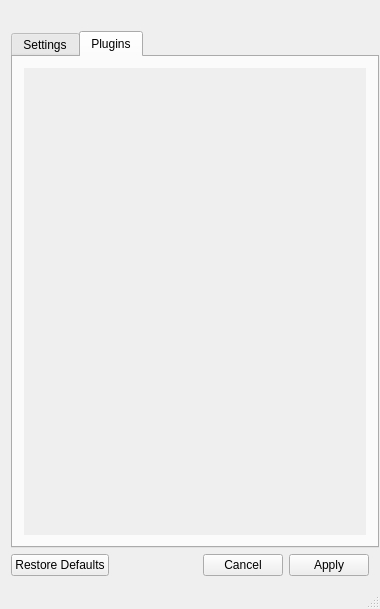
<?xml version="1.0" encoding="UTF-8"?>
<ui version="4.0">
 <class>main_window</class>
 <widget class="QMainWindow" name="main_window">
  <property name="enabled">
   <bool>true</bool>
  </property>
  <property name="geometry">
   <rect>
    <x>0</x>
    <y>0</y>
    <width>380</width>
    <height>609</height>
   </rect>
  </property>
  <property name="minimumSize">
   <size>
    <width>377</width>
    <height>0</height>
   </size>
  </property>
  <property name="windowTitle">
   <string>Yin &amp; Yang</string>
  </property>
  <property name="windowIcon">
   <iconset>
    <normaloff>:/icons/assets/yin-yang.svg</normaloff>:/icons/assets/yin-yang.svg</iconset>
  </property>
  <widget class="QWidget" name="central_widget">
   <layout class="QVBoxLayout" name="central_widget_layout">
    <item>
     <layout class="QHBoxLayout" name="logo_layout">
      <item alignment="Qt::AlignHCenter|Qt::AlignVCenter">
       <widget class="QLabel" name="logo">
        <property name="pixmap">
         <pixmap resource="../resources.qrc">:/icons/resources/icon.svg</pixmap>
        </property>
        <property name="scaledContents">
         <bool>true</bool>
        </property>
        <property name="alignment">
         <set>Qt::AlignCenter</set>
        </property>
       </widget>
      </item>
     </layout>
    </item>
    <item>
     <widget class="QTabWidget" name="tab_widget">
      <property name="minimumSize">
       <size>
        <width>368</width>
        <height>0</height>
       </size>
      </property>
      <property name="currentIndex">
       <number>1</number>
      </property>
      <widget class="QWidget" name="settings">
       <attribute name="title">
        <string>Settings</string>
       </attribute>
       <layout class="QVBoxLayout" name="settings_layout">
        <item>
         <widget class="QCheckBox" name="btn_enable">
          <property name="text">
           <string>Automatic theme switching</string>
          </property>
          <property name="checked">
           <bool>true</bool>
          </property>
         </widget>
        </item>
        <item>
         <widget class="QWidget" name="schedule_settings" native="true">
          <layout class="QVBoxLayout" name="schedule_settings_layout">
           <item>
            <widget class="Line" name="line_top">
             <property name="orientation">
              <enum>Qt::Horizontal</enum>
             </property>
            </widget>
           </item>
           <item>
            <widget class="QRadioButton" name="btn_schedule">
             <property name="text">
              <string>Custom Schedule</string>
             </property>
             <property name="checked">
              <bool>true</bool>
             </property>
            </widget>
           </item>
           <item>
            <widget class="QRadioButton" name="btn_sun">
             <property name="text">
              <string>Sunset to Sunrise</string>
             </property>
            </widget>
           </item>
           <item>
            <widget class="QFrame" name="time">
             <property name="sizePolicy">
              <sizepolicy hsizetype="Preferred" vsizetype="Preferred">
               <horstretch>0</horstretch>
               <verstretch>0</verstretch>
              </sizepolicy>
             </property>
             <layout class="QFormLayout" name="time_layout">
              <property name="labelAlignment">
               <set>Qt::AlignCenter</set>
              </property>
              <property name="leftMargin">
               <number>37</number>
              </property>
              <item row="0" column="0">
               <widget class="QLabel" name="label_light">
                <property name="text">
                 <string>Light:</string>
                </property>
                <property name="alignment">
                 <set>Qt::AlignRight|Qt::AlignTrailing|Qt::AlignVCenter</set>
                </property>
               </widget>
              </item>
              <item row="0" column="1">
               <widget class="QTimeEdit" name="inp_time_light">
                <property name="sizePolicy">
                 <sizepolicy hsizetype="Minimum" vsizetype="Minimum">
                  <horstretch>0</horstretch>
                  <verstretch>0</verstretch>
                 </sizepolicy>
                </property>
                <property name="minimumSize">
                 <size>
                  <width>88</width>
                  <height>0</height>
                 </size>
                </property>
                <property name="displayFormat">
                 <string>HH:mm</string>
                </property>
                <property name="time">
                 <time>
                  <hour>8</hour>
                  <minute>0</minute>
                  <second>0</second>
                 </time>
                </property>
               </widget>
              </item>
              <item row="1" column="0">
               <widget class="QLabel" name="label_dark">
                <property name="text">
                 <string>Dark:</string>
                </property>
                <property name="alignment">
                 <set>Qt::AlignRight|Qt::AlignTrailing|Qt::AlignVCenter</set>
                </property>
               </widget>
              </item>
              <item row="1" column="1">
               <widget class="QTimeEdit" name="inp_time_dark">
                <property name="sizePolicy">
                 <sizepolicy hsizetype="Minimum" vsizetype="Minimum">
                  <horstretch>0</horstretch>
                  <verstretch>0</verstretch>
                 </sizepolicy>
                </property>
                <property name="minimumSize">
                 <size>
                  <width>88</width>
                  <height>0</height>
                 </size>
                </property>
                <property name="displayFormat">
                 <string>HH:mm</string>
                </property>
                <property name="time">
                 <time>
                  <hour>20</hour>
                  <minute>0</minute>
                  <second>0</second>
                 </time>
                </property>
               </widget>
              </item>
             </layout>
            </widget>
           </item>
           <item>
            <widget class="QFrame" name="location">
             <layout class="QVBoxLayout" name="verticalLayout">
              <item>
               <widget class="QWidget" name="location_input" native="true">
                <layout class="QFormLayout" name="formLayout">
                 <item row="1" column="0">
                  <widget class="QLabel" name="label_longitude">
                   <property name="text">
                    <string>Longitude:</string>
                   </property>
                   <property name="alignment">
                    <set>Qt::AlignRight|Qt::AlignTrailing|Qt::AlignVCenter</set>
                   </property>
                  </widget>
                 </item>
                 <item row="1" column="1">
                  <widget class="QDoubleSpinBox" name="inp_longitude">
                   <property name="sizePolicy">
                    <sizepolicy hsizetype="Minimum" vsizetype="Fixed">
                     <horstretch>0</horstretch>
                     <verstretch>0</verstretch>
                    </sizepolicy>
                   </property>
                   <property name="minimumSize">
                    <size>
                     <width>88</width>
                     <height>0</height>
                    </size>
                   </property>
                   <property name="suffix">
                    <string>°</string>
                   </property>
                   <property name="minimum">
                    <double>-180.000000000000000</double>
                   </property>
                   <property name="maximum">
                    <double>180.000000000000000</double>
                   </property>
                  </widget>
                 </item>
                 <item row="0" column="0">
                  <widget class="QLabel" name="label_latitude">
                   <property name="text">
                    <string>Latitude:</string>
                   </property>
                   <property name="alignment">
                    <set>Qt::AlignRight|Qt::AlignTrailing|Qt::AlignVCenter</set>
                   </property>
                  </widget>
                 </item>
                 <item row="0" column="1">
                  <widget class="QDoubleSpinBox" name="inp_latitude">
                   <property name="sizePolicy">
                    <sizepolicy hsizetype="Minimum" vsizetype="Minimum">
                     <horstretch>0</horstretch>
                     <verstretch>0</verstretch>
                    </sizepolicy>
                   </property>
                   <property name="minimumSize">
                    <size>
                     <width>88</width>
                     <height>0</height>
                    </size>
                   </property>
                   <property name="suffix">
                    <string>°</string>
                   </property>
                   <property name="minimum">
                    <double>-90.000000000000000</double>
                   </property>
                   <property name="maximum">
                    <double>90.000000000000000</double>
                   </property>
                  </widget>
                 </item>
                </layout>
               </widget>
              </item>
              <item>
               <widget class="QCheckBox" name="btn_location">
                <property name="text">
                 <string>update automatically</string>
                </property>
               </widget>
              </item>
             </layout>
            </widget>
           </item>
           <item>
            <widget class="Line" name="line_bottom">
             <property name="orientation">
              <enum>Qt::Horizontal</enum>
             </property>
            </widget>
           </item>
          </layout>
         </widget>
        </item>
        <item>
         <widget class="QCheckBox" name="toggle_sound">
          <property name="text">
           <string>Make a sound when switching the theme</string>
          </property>
         </widget>
        </item>
        <item>
         <widget class="QCheckBox" name="toggle_notification">
          <property name="text">
           <string>Send a notification</string>
          </property>
         </widget>
        </item>
        <item>
         <spacer name="space_vertical">
          <property name="orientation">
           <enum>Qt::Vertical</enum>
          </property>
          <property name="sizeHint" stdset="0">
           <size>
            <width>20</width>
            <height>40</height>
           </size>
          </property>
         </spacer>
        </item>
       </layout>
      </widget>
      <widget class="QWidget" name="plugins">
       <attribute name="title">
        <string>Plugins</string>
       </attribute>
       <layout class="QVBoxLayout" name="plugins_layout">
        <item>
         <widget class="QScrollArea" name="plugins_scroll">
          <property name="frameShape">
           <enum>QFrame::NoFrame</enum>
          </property>
          <property name="widgetResizable">
           <bool>true</bool>
          </property>
          <widget class="QWidget" name="plugins_scroll_content">
           <property name="geometry">
            <rect>
             <x>0</x>
             <y>0</y>
             <width>348</width>
             <height>387</height>
            </rect>
           </property>
           <layout class="QVBoxLayout" name="plugins_scroll_content_layout"/>
          </widget>
         </widget>
        </item>
       </layout>
      </widget>
     </widget>
    </item>
    <item>
     <widget class="QDialogButtonBox" name="btn_box">
      <property name="standardButtons">
       <set>QDialogButtonBox::Apply|QDialogButtonBox::Cancel|QDialogButtonBox::RestoreDefaults</set>
      </property>
     </widget>
    </item>
   </layout>
  </widget>
  <widget class="QStatusBar" name="status_bar"/>
 </widget>
 <layoutdefault spacing="6" margin="11"/>
 <resources>
  <include location="../resources.qrc"/>
  <include location="../resources.qrc"/>
 </resources>
 <connections>
  <connection>
   <sender>btn_sun</sender>
   <signal>toggled(bool)</signal>
   <receiver>location</receiver>
   <slot>setVisible(bool)</slot>
   <hints>
    <hint type="sourcelabel">
     <x>273</x>
     <y>308</y>
    </hint>
    <hint type="destinationlabel">
     <x>254</x>
     <y>379</y>
    </hint>
   </hints>
  </connection>
  <connection>
   <sender>btn_schedule</sender>
   <signal>toggled(bool)</signal>
   <receiver>time</receiver>
   <slot>setVisible(bool)</slot>
   <hints>
    <hint type="sourcelabel">
     <x>114</x>
     <y>192</y>
    </hint>
    <hint type="destinationlabel">
     <x>219</x>
     <y>280</y>
    </hint>
   </hints>
  </connection>
  <connection>
   <sender>btn_enable</sender>
   <signal>toggled(bool)</signal>
   <receiver>schedule_settings</receiver>
   <slot>setVisible(bool)</slot>
   <hints>
    <hint type="sourcelabel">
     <x>188</x>
     <y>153</y>
    </hint>
    <hint type="destinationlabel">
     <x>188</x>
     <y>318</y>
    </hint>
   </hints>
  </connection>
 </connections>
</ui>
